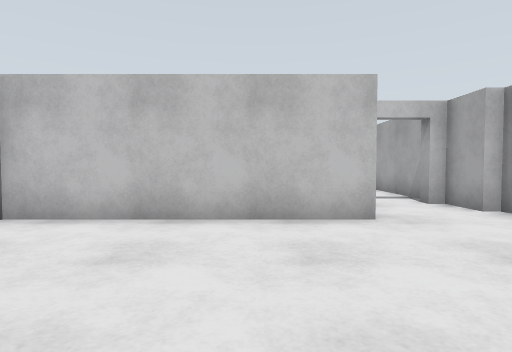
view 1 (above)

18 first-person views from a walk through a Gazebo world. The camera is 0.94 m above the floor, tilts 2° down and sees 80° across. The floor is counted in squares, 1 m on a side. Each view is taken from the middle of a square. On the plan, view 1 faces up. The plan holds only what a view shows up to about 11 squares ahead; the rest is blank. The place goes on beyond the plan.

view 2
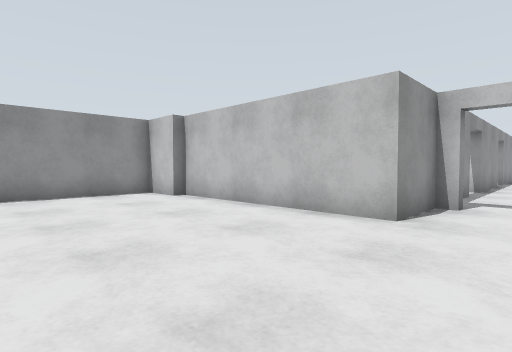

view 3
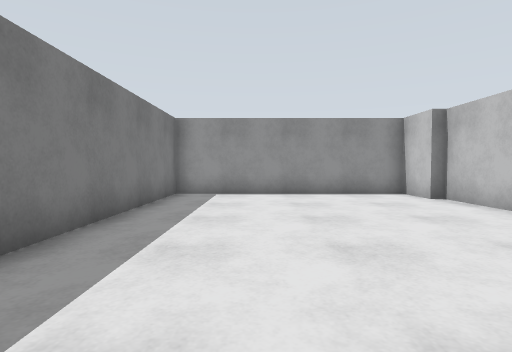

view 4
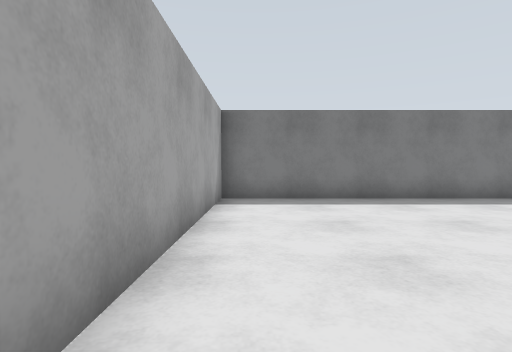

view 5
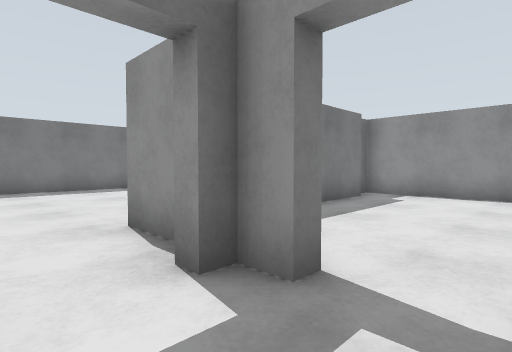

view 6
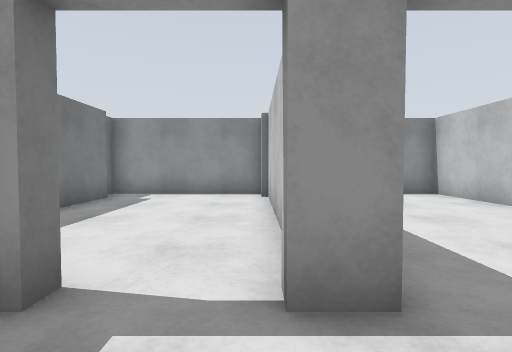

view 7
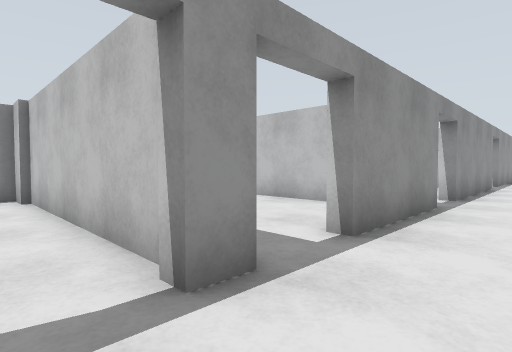

view 8
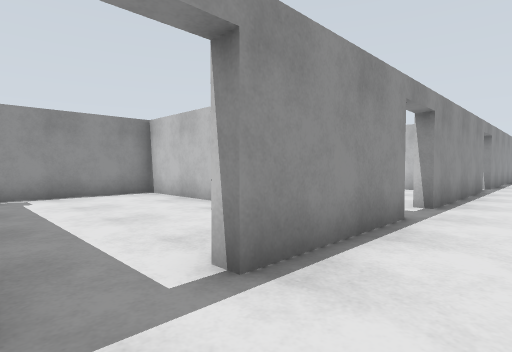

view 9
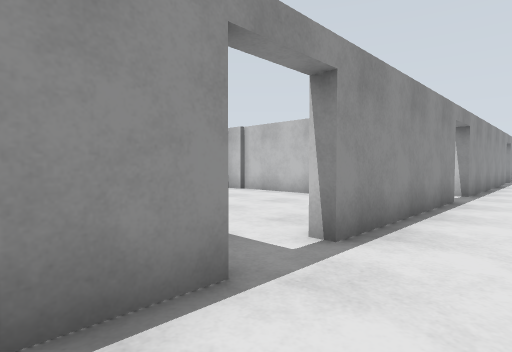

view 10
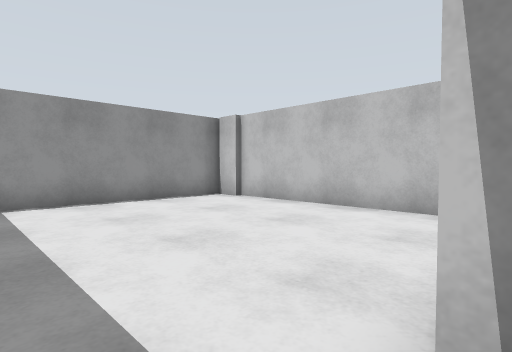

view 11
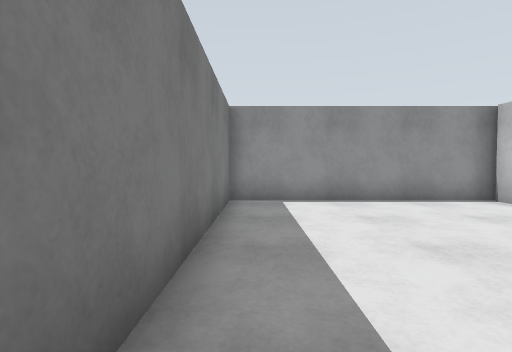

view 12
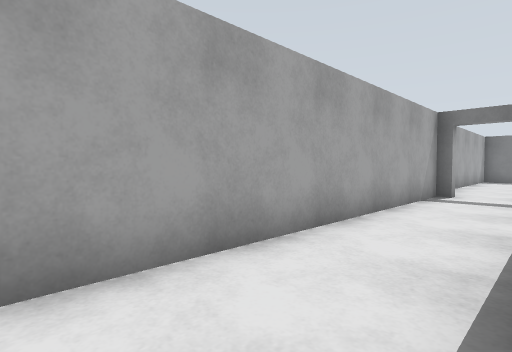

view 13
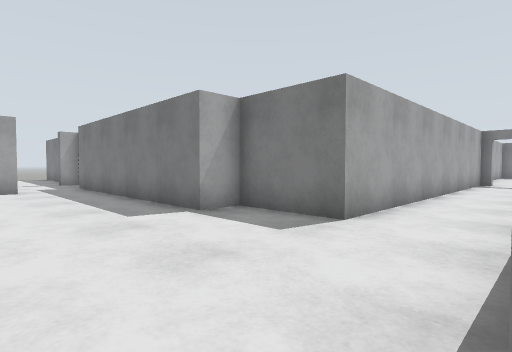

view 14
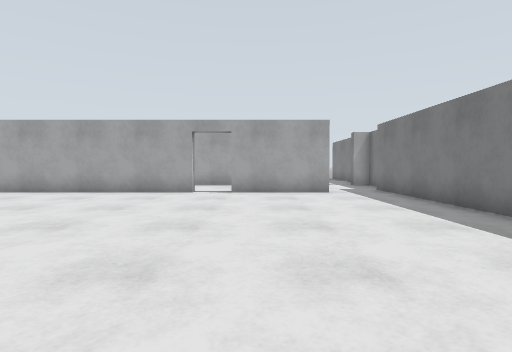

view 15
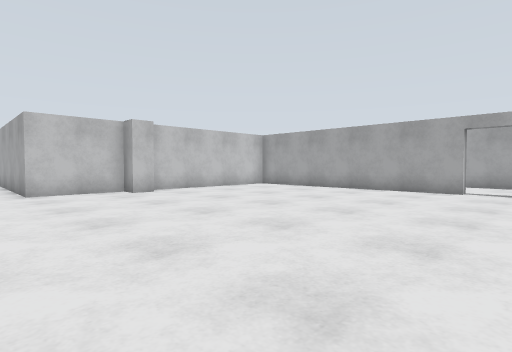

view 16
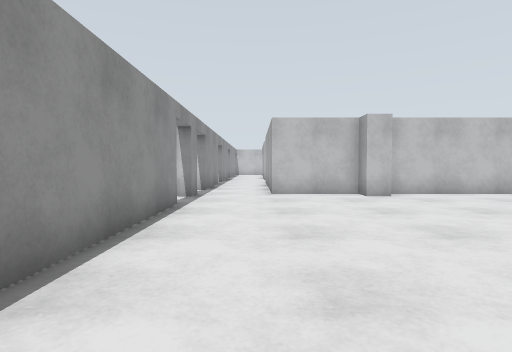

view 17
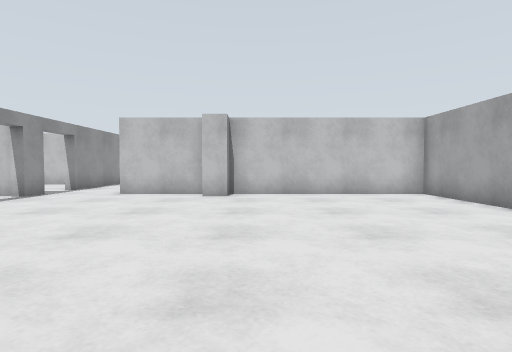

view 18
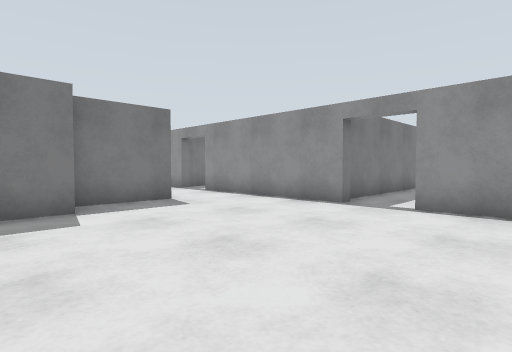

### Floor plan
Ten units are one square. View 1 is at (0, 0); x grows to the right and y downward. Boxes are objects, and circles mark ways between rooms. Rooms are numbered by the first view taken in them; rooms with no view inside come last. Other rooms are left out.
<svg viewBox="-66 -375 221 407">
<path fill="none" stroke="#000" d="M21 -74 21 -53 -45 -53 -45 -49 -61 -49 -61 27 50 27 50 -62M46 -62 46 -74 42 -74 42 -78 46 -78 46 -105M16 -85 21 -85 21 -78 25 -78 25 -74M21 -102 16 -102M21 -166 21 -127 16 -127M21 -183 16 -183M21 -110 21 -102M46 -105 46 -185M145 -282 145 -370 81 -370 81 -363 73 -363 73 -370 46 -370M16 -241 21 -241 21 -183M21 -345 21 -258 16 -258M145 -234 145 -269M21 -370 21 -361 16 -361M46 -185 46 -202 73 -202 73 -213 150 -213M5 -234 -51 -234M-51 -232 -60 -232M-61 -235 -61 -163 12 -163M-50 -102 -61 -102 -61 -53M-50 -57 -26 -57M14 -104 -51 -104M-2 -159 -61 -159 -61 -119"/>
<circle cx="35" cy="-110" r="3" fill="#2a7"/>
<circle cx="20" cy="-95" r="3" fill="#2a7"/>
<circle cx="35" cy="-195" r="3" fill="#2a7"/>
<circle cx="20" cy="-175" r="3" fill="#2a7"/>
<circle cx="20" cy="-120" r="3" fill="#2a7"/>
<text x="0" y="-20">1</text>
<text x="30" y="-150">2</text>
<text x="80" y="-290">3</text>
<text x="-20" y="-200">4</text>
<text x="-20" y="-80">5</text>
<text x="-20" y="-140">6</text>
</svg>
Room 1 opens to room 2. Room 1 opens to room 5. Room 2 opens to room 3. Room 2 opens to room 4. Room 2 opens to room 6.

Where each view was taken, in squares from view 1:
view 1: 0 up, 0 right, facing up
view 2: 0 up, 4 right, facing up-left
view 3: 0 up, 4 right, facing left
view 4: 6 up, 4 right, facing down
view 5: 10 up, 4 right, facing down-left
view 6: 10 up, 4 right, facing left
view 7: 9 up, 4 right, facing up-left
view 8: 11 up, 4 right, facing up-left
view 9: 15 up, 4 right, facing up-left
view 10: 17 up, 2 right, facing up-left
view 11: 17 up, 2 right, facing left
view 12: 18 up, 2 right, facing down-right
view 13: 25 up, 2 right, facing down-right
view 14: 26 up, 4 right, facing right
view 15: 26 up, 3 right, facing up-right
view 16: 27 up, 4 right, facing up
view 17: 27 up, 9 right, facing up
view 18: 28 up, 9 right, facing down-left
